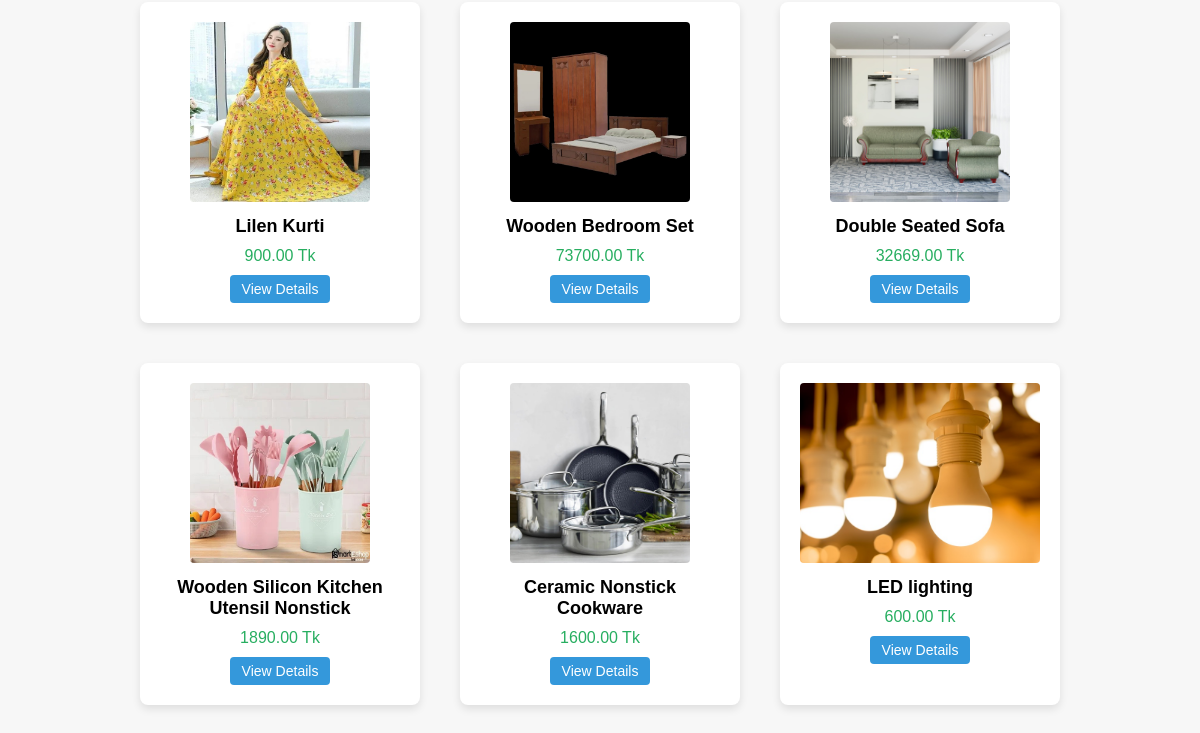
Before: / (signed in, lower part) with the older database file.
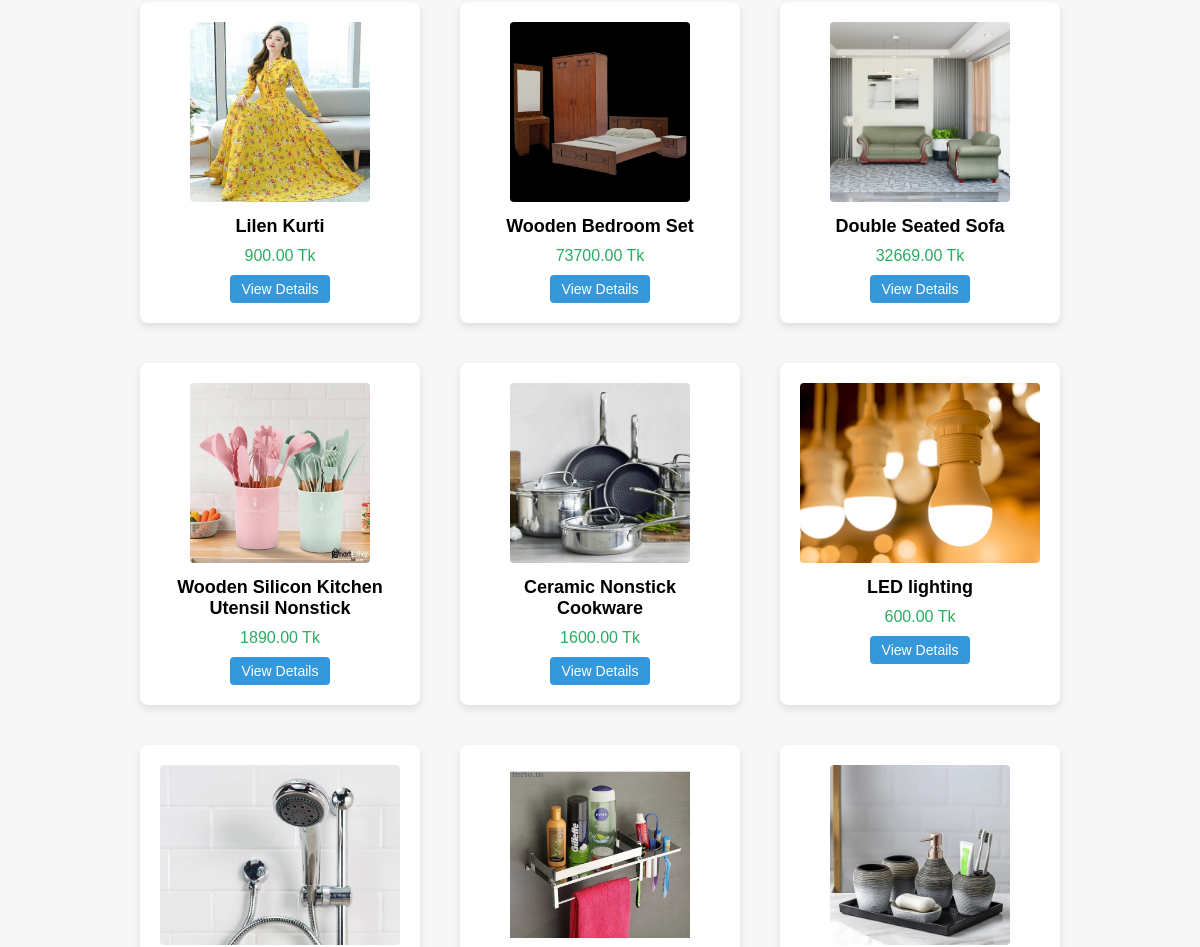
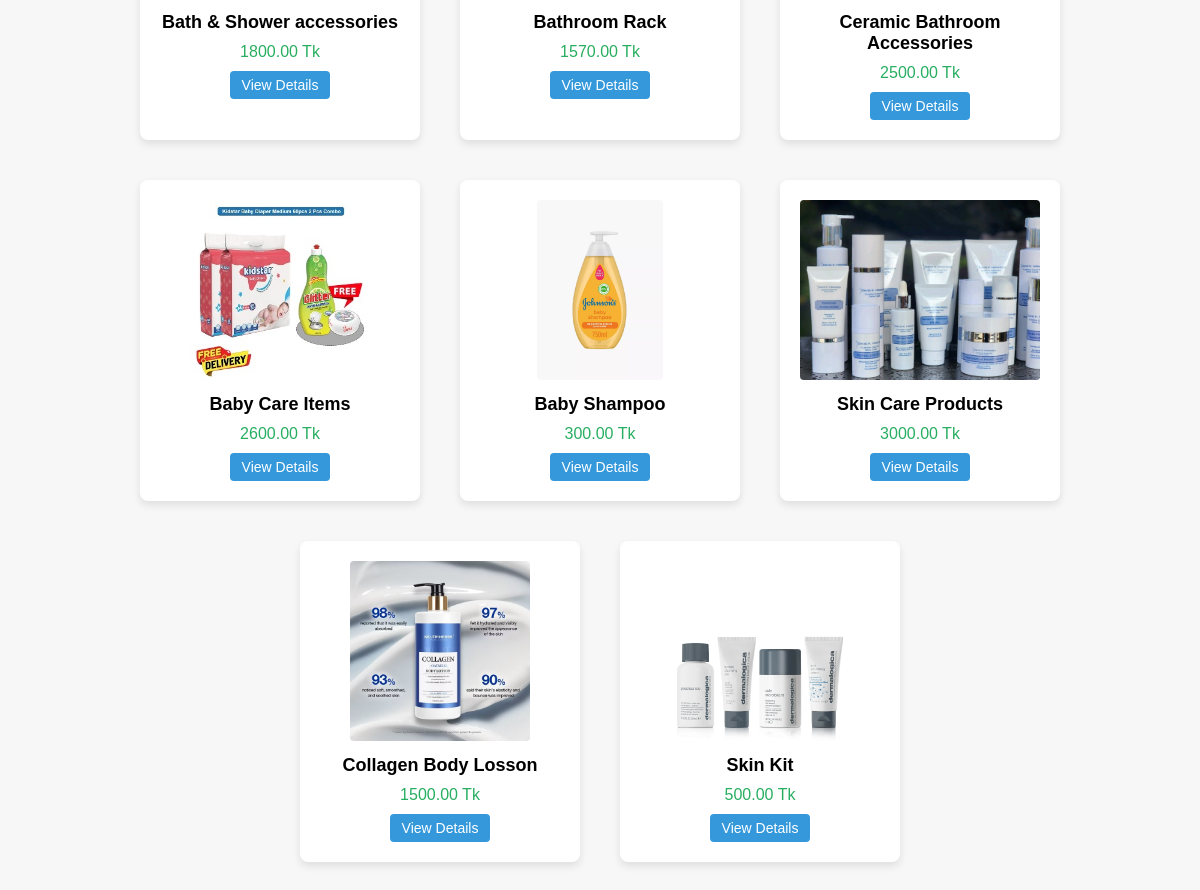
After: the same page with the newer database file (2 pictures, top to bottom).
### store/models.py (models this page shows, shortened)
class Product(models.Model):
    name = models.CharField(max_length=200)
    price = models.DecimalField(max_digits=10, decimal_places=2)
    category = models.ForeignKey(Category, on_delete=models.CASCADE, related_name='products', null=True, blank=True)
    description = models.TextField(blank=True)
    image = models.ImageField(upload_to='products/', blank=True, null=True)  # ✅ নতুন লাইন

### store/views.py (the view)
# urls.py: path('', views.home_view, name='home'),
@login_required
def home_view(request):
    query = request.GET.get('q', '')  # সার্চ কিওয়ার্ড
    category_name = request.GET.get('category', '')  # ক্যাটেগরি নাম
    products = Product.objects.select_related('category').all()
    if query:
        products = products.filter(
            Q(name__icontains=query) | Q(description__icontains=query)
        )
    if category_name:
        products = products.filter(category__name__iexact=category_name)  # category__name দিয়ে ফিল্টার
    categories = Category.objects.all()  # Category model থেকে সব ক্যাটেগরি নিয়ে আসা
    context = {
        'products': products,
        'categories': categories,
        'search_query': query,
        'selected_category': category_name,
    }
    return render(request, 'store/home.html', context)

### store/templates/store/home.html (shortened to what this page needs)
<!DOCTYPE html>
<html>
<head>
</head>
<body>
    <div class="product-grid">
        {% for product in products %}
        <div class="product-card">
            {% if product.image %}
                <img src="{{ product.image.url }}" alt="{{ product.name }}">
            {% else %}
                <img src="https://via.placeholder.com/200x180?text=No+Image" alt="No Image">
            {% endif %}
            <div class="product-name">{{ product.name }}</div>
            <div class="product-price">{{ product.price }} Tk</div>
            <a href="{% url 'product_detail' product.id %}">View Details</a>
        </div>
        {% endfor %}
    </div>
</body>
</html>

### store/templates/store/home.html (style rules this page uses)
body { font-family: Arial, sans-serif; background-color: #f7f7f7; margin: 0; padding: 0; }
.product-grid { display: flex; flex-wrap: wrap; justify-content: center; padding: 40px; }
.product-card { background-color: white; border-radius: 8px; box-shadow: 0 4px 8px rgba(0,0,0,0.1); margin: 20px; width: 240px; padding: 20px; text-align: center; }
.product-card img { max-width: 100%; height: 180px; object-fit: cover; border-radius: 4px; }
.product-name { font-size: 18px; font-weight: bold; margin: 10px 0; }
.product-price { color: #27ae60; font-size: 16px; }
.product-card a { display: inline-block; margin-top: 10px; padding: 6px 12px; background-color: #3498db; color: white; text-decoration: none; border-radius: 4px; font-size: 14px; }

Changed rows visible on the page:
added Product: image (picture), name "Bath & Shower accessories", price "1800.00"
added Product: image (picture), name "Bathroom Rack", price "1570.00"
added Product: image (picture), name "Ceramic Bathroom Accessories", price "2500.00"
added Product: image (picture), name "Baby Care Items", price "2600.00"
added Product: image (picture), name "Baby Shampoo", price "300.00"
added Product: image (picture), name "Skin Care Products", price "3000.00"
added Product: image (picture), name "Collagen Body Losson", price "1500.00"
added Product: image (picture), name "Skin Kit", price "500.00"
